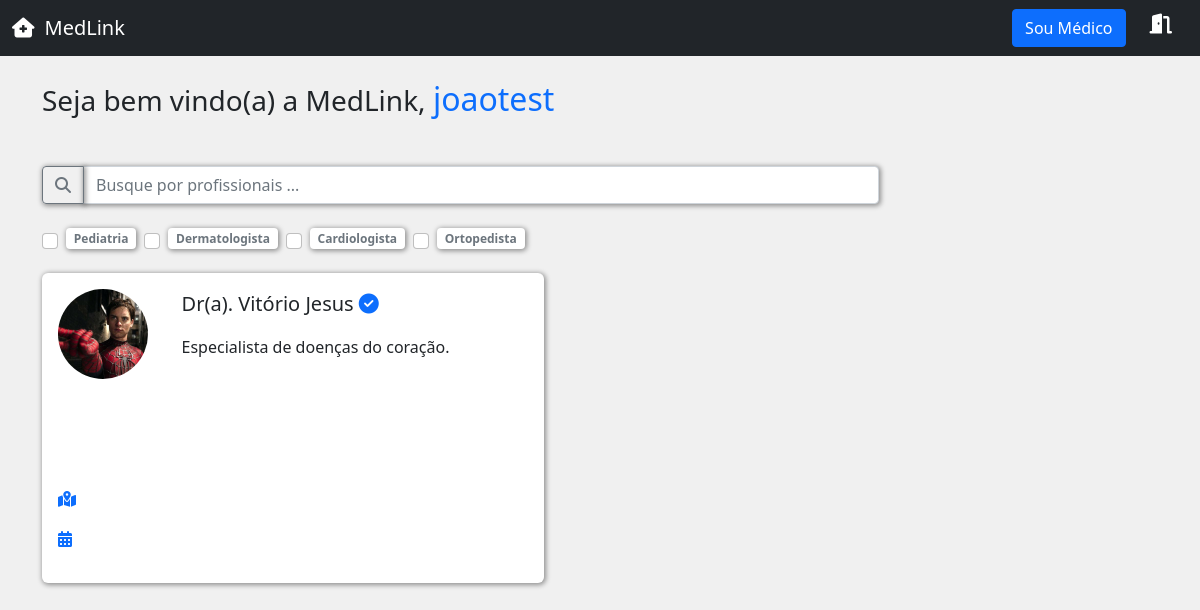
/pacientes/home/ (signed in), run on an earlier commit of the app's database.
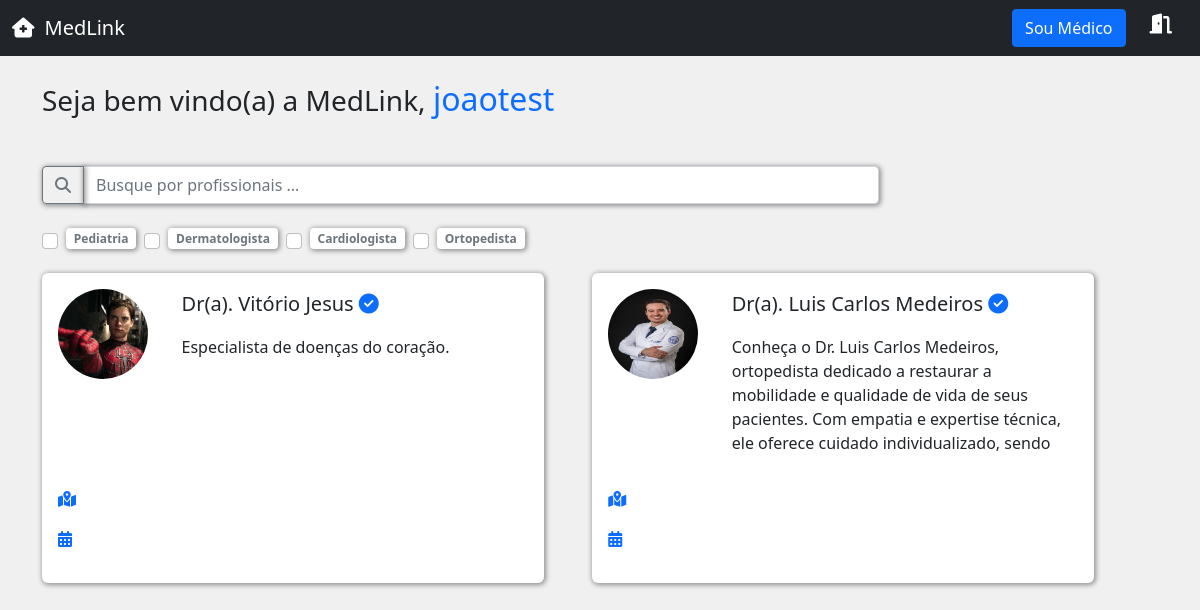
And on a later commit of the database.
### medico/models.py (models this page shows, shortened)
class Especialidade(models.Model):
    especialidade = models.CharField(max_length=100)

class DadosMedico(models.Model):
    crm = models.CharField(max_length=50)
    nome = models.CharField(max_length=100)
    cep = models.CharField(max_length=15)
    rua = models.CharField(max_length=100)
    bairro = models.CharField(max_length=100)
    numero = models.IntegerField()
    rg = models.ImageField(upload_to='rgs')
    cedula_identidade_medica = models.ImageField(upload_to='cim')
    foto = models.ImageField(upload_to='fotos-perfil')
    descricao = models.TextField()
    valor_consulta = models.FloatField(default=100)
    user = models.ForeignKey(User, on_delete=models.DO_NOTHING)
    especialidade = models.ForeignKey(Especialidade, on_delete=models.DO_NOTHING)

### pacientes/views.py (the view)
# urls.py: path('home/', views.HomePaciente , name = 'home'),
@login_required
def HomePaciente(request):
    if request.method == 'GET':
        filtrar_medico = request.GET.get('medico')
        filtrar_especialidade = request.GET.getlist('especialidades')
        medicos = DadosMedico.objects.all()
        if filtrar_medico:
            medicos = medicos.filter(nome__icontains=filtrar_medico)
        if filtrar_especialidade:
            medicos = medicos.filter(especialidade_id__in=filtrar_especialidade)
        especialidades = Especialidade.objects.all()
        return render (request,'home_paciente.html',{'especialidade':especialidades , 'medicos':medicos , 'is_medico':is_medico(request.user)})

### medico/models.py (called while the page is built)
def is_medico(user):
    return DadosMedico.objects.filter(user=user).exists()

### pacientes/templates/home_paciente.html (shortened to what this page needs)
{% extends 'base.html' %}
{% load static %}
{% block 'head' %}
    <link rel="stylesheet" href="{% static 'usuarios/css/style.css' %}">
    <link rel="stylesheet" href="{% static 'medicos/css/cadastro_medicos.css' %}">
    <link rel="stylesheet" href="{% static 'geral/css/base.css' %}">
    <link rel="stylesheet" href="https://cdnjs.cloudflare.com/ajax/libs/font-awesome/6.5.2/css/all.min.css" />
{% endblock %}
{%block 'body'%}
    {%block 'header'%}
        <nav class="navbar navbar-dark bg-dark">
            <div class="container-fluid">
                <a href="{% url 'home' %}" class="navbar-brand">
                    <i class="fa-solid fa-house-medical"></i>MedLink
                </a>
                <div class="right-navbar d-flex gap-4">
                    <a href=" {% url 'cadastro_medico' %} ">
                        <button class="btn btn-primary" type="submit">Sou Médico</button>
                    </a>
                    <abbr title="Sair">
                        <a class="navbar-brand" href=" {% url 'logout' %} ">
                            <i class="fa-solid fa-door-open"></i>
                        </a>
                    </abbr>
                </div>
            </div>
        </nav>
    {%endblock%}
    <div class="container">
        <div class="title-home mt-4">
            <h3>Seja bem vindo(a) a MedLink, <span class="text-primary fs-2"> {{request.user}} </span></h3>
        </div>
        <form action=" url 'home' " method="GET">
            <div class="input-group mb-3 mt-5 w-75">
                <button class="btn btn-outline-secondary shadow-main-color" type="submit" id="button-addon1"> <i class="fa-solid fa-magnifying-glass"></i> </button>
                <input name="medico" type="text" class="form-control shadow-main-color" placeholder="Busque por profissionais ..." aria-label="Example text with button addon" aria-describedby="button-addon1">
            </div>
            <div class="especialidade-check d-flex align-items-center mt-4 gap-2">
                {% for item in especialidade %}
                    <input class="form-check-input" type="checkbox" value="{{ item.id }}" name="especialidades" id="flexCheckDefault">
                    <span class="badge bg-white text-secondary shadow-main-color">
                        {{ item.especialidade }}
                    </span>
                {% endfor %}
            </div>
            <div class="lista-medicos d-flex gap-5 mt-4">
                {% for medico in medicos %}
                <div class="card-medico shadow-main-color">
                    <div class="row">
                        <div class="col-md-3">
                            <img src=" {{ medico.foto.url }} " class="ft-perfil-card">
                        </div>
                        <div class="col-md">
                            <p style="font-size:20px" >
                                Dr(a). {{ medico.nome }}
                                <i class="fa-solid fa-circle-check text-primary"></i>
                            </p>
                            <p class="p-descricaoMedico" >{{ medico.descricao }}</p>
                        </div>
                    </div>
                        <p class="mt-3">
                            <i class="fa-solid fa-map-location-dot text-primary"></i>
                        </p>
                        <p class="mt-3">
                            <i class="fa-solid fa-calendar-days text-primary"></i>
                        </p>
                </div>
                {% endfor %}
            </div>
        </form>
    </div>
{%endblock%}

### templates/base.html (shortened to what this page needs)
{% load static %}
<!DOCTYPE html>
<html lang="en">
<head>
    <link href="https://cdn.jsdelivr.net/npm/bootstrap@5.0.2/dist/css/bootstrap.min.css" rel="stylesheet">
    <link rel="stylesheet" href="https://cdnjs.cloudflare.com/ajax/libs/font-awesome/6.5.2/css/all.min.css" />
    <link rel="stylesheet" href="{% static 'usuarios/css/style.css' %}">
    <link rel="stylesheet" href="{% static 'medicos/css/cadastro_medicos.css' %}">
    <link rel="stylesheet" href="{% static 'geral/css/base.css' %}">
    <link rel="stylesheet" href="{% static 'geral/css/base.css' %}">
    {% block 'head' %}{% endblock %}
</head>
<body>
      {% block 'body' %}{% endblock %}
</body>
</html>

### templates/static/usuarios/css/style.css (style rules this page uses)
.navbar-brand { display:flex; align-items: center; gap: 10px; cursor:pointer; }
body { background-color: #f0f0f0; }
.card-medico { width: 45%; background: white; padding:16px; border-radius: 6px; }
.ft-perfil-card { width: 90px; height: 90px; border-radius:45px; }
.p-descricaoMedico { overflow-y: auto; height:120px; }

### templates/static/medicos/css/cadastro_medicos.css (style rules this page uses)
.shadow-main-color { box-shadow: 1px 1px 5px 1px rgba(0, 0, 0, 0.4); }

What changed in the data, as far as the page shows it:
added DadosMedico: foto (picture), nome "Luis Carlos Medeiros", descricao "Conheça o Dr. Luis Carlos Medeiros, ortopedista dedicado a restaurar a mobilidade e qualidade de vida de seus pacientes. Com empatia e expertise técnica, ele oferece cuidado individualizado, sendo…"
